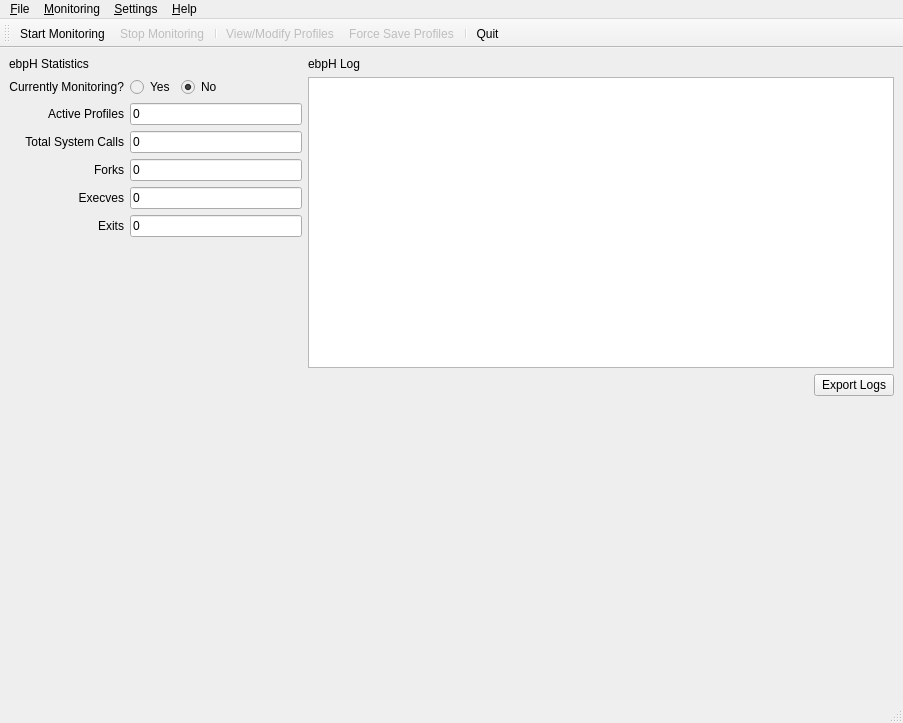
<?xml version="1.0" encoding="UTF-8"?>
<ui version="4.0">
 <author>William Findlay</author>
 <class>MainWindow</class>
 <widget class="QMainWindow" name="MainWindow">
  <property name="geometry">
   <rect>
    <x>0</x>
    <y>0</y>
    <width>903</width>
    <height>723</height>
   </rect>
  </property>
  <property name="windowTitle">
   <string>ebpH</string>
  </property>
  <property name="windowIcon">
   <iconset resource="resources.qrc">
    <normaloff>:/img/assets/img/logos/favicon.png</normaloff>:/img/assets/img/logos/favicon.png</iconset>
  </property>
  <property name="windowOpacity">
   <double>1.000000000000000</double>
  </property>
  <property name="toolButtonStyle">
   <enum>Qt::ToolButtonIconOnly</enum>
  </property>
  <widget class="QWidget" name="centralwidget">
   <property name="styleSheet">
    <string notr="true">#centralwidget{
background: #eee;
background-image: url(:/img/assets/img/logos/logo_transparent.png);
background-repeat: no-repeat;
background-position: bottom left;
}</string>
   </property>
   <layout class="QGridLayout" name="gridLayout">
    <item row="2" column="1">
     <layout class="QVBoxLayout" name="verticalLayout_2" stretch="0,0,0">
      <item>
       <widget class="QPlainTextEdit" name="event_log">
        <property name="sizePolicy">
         <sizepolicy hsizetype="Preferred" vsizetype="Expanding">
          <horstretch>0</horstretch>
          <verstretch>1</verstretch>
         </sizepolicy>
        </property>
        <property name="font">
         <font>
          <family>Monospace</family>
         </font>
        </property>
        <property name="statusTip">
         <string>ebpH event log</string>
        </property>
        <property name="readOnly">
         <bool>true</bool>
        </property>
        <property name="backgroundVisible">
         <bool>false</bool>
        </property>
       </widget>
      </item>
      <item>
       <layout class="QHBoxLayout" name="horizontalLayout_2">
        <property name="topMargin">
         <number>0</number>
        </property>
        <item>
         <spacer name="horizontalSpacer_2">
          <property name="orientation">
           <enum>Qt::Horizontal</enum>
          </property>
          <property name="sizeHint" stdset="0">
           <size>
            <width>40</width>
            <height>20</height>
           </size>
          </property>
         </spacer>
        </item>
        <item>
         <widget class="QPushButton" name="export_logs_button">
          <property name="text">
           <string>Export Logs</string>
          </property>
         </widget>
        </item>
       </layout>
      </item>
      <item>
       <widget class="QWidget" name="chart_container" native="true">
        <property name="sizePolicy">
         <sizepolicy hsizetype="Preferred" vsizetype="Preferred">
          <horstretch>0</horstretch>
          <verstretch>1</verstretch>
         </sizepolicy>
        </property>
       </widget>
      </item>
     </layout>
    </item>
    <item row="0" column="1">
     <widget class="QLabel" name="label">
      <property name="sizePolicy">
       <sizepolicy hsizetype="Preferred" vsizetype="Preferred">
        <horstretch>2</horstretch>
        <verstretch>0</verstretch>
       </sizepolicy>
      </property>
      <property name="text">
       <string>ebpH Log</string>
      </property>
     </widget>
    </item>
    <item row="2" column="0">
     <layout class="QVBoxLayout" name="verticalLayout">
      <property name="topMargin">
       <number>0</number>
      </property>
      <property name="bottomMargin">
       <number>0</number>
      </property>
      <item>
       <layout class="QGridLayout" name="gridLayout_4">
        <property name="topMargin">
         <number>0</number>
        </property>
        <item row="4" column="1">
         <widget class="QLineEdit" name="execve_count">
          <property name="text">
           <string>0</string>
          </property>
          <property name="readOnly">
           <bool>true</bool>
          </property>
         </widget>
        </item>
        <item row="5" column="1">
         <widget class="QLineEdit" name="exit_count">
          <property name="text">
           <string>0</string>
          </property>
          <property name="readOnly">
           <bool>true</bool>
          </property>
         </widget>
        </item>
        <item row="2" column="1">
         <widget class="QLineEdit" name="syscall_count">
          <property name="text">
           <string>0</string>
          </property>
          <property name="readOnly">
           <bool>true</bool>
          </property>
         </widget>
        </item>
        <item row="0" column="1">
         <layout class="QHBoxLayout" name="horizontalLayout">
          <item>
           <widget class="QRadioButton" name="monitoring_radio">
            <property name="enabled">
             <bool>false</bool>
            </property>
            <property name="styleSheet">
             <string notr="true">color:black;</string>
            </property>
            <property name="text">
             <string>Yes</string>
            </property>
            <property name="checkable">
             <bool>true</bool>
            </property>
           </widget>
          </item>
          <item>
           <widget class="QRadioButton" name="not_monitoring_radio">
            <property name="enabled">
             <bool>false</bool>
            </property>
            <property name="styleSheet">
             <string notr="true">color:black;</string>
            </property>
            <property name="text">
             <string>No</string>
            </property>
            <property name="checkable">
             <bool>true</bool>
            </property>
            <property name="checked">
             <bool>true</bool>
            </property>
           </widget>
          </item>
          <item>
           <spacer name="horizontalSpacer">
            <property name="orientation">
             <enum>Qt::Horizontal</enum>
            </property>
            <property name="sizeHint" stdset="0">
             <size>
              <width>40</width>
              <height>20</height>
             </size>
            </property>
           </spacer>
          </item>
         </layout>
        </item>
        <item row="0" column="0">
         <widget class="QLabel" name="label_5">
          <property name="text">
           <string>Currently Monitoring?</string>
          </property>
          <property name="alignment">
           <set>Qt::AlignRight|Qt::AlignTrailing|Qt::AlignVCenter</set>
          </property>
         </widget>
        </item>
        <item row="4" column="0">
         <widget class="QLabel" name="label_7">
          <property name="text">
           <string>Execves</string>
          </property>
          <property name="alignment">
           <set>Qt::AlignRight|Qt::AlignTrailing|Qt::AlignVCenter</set>
          </property>
         </widget>
        </item>
        <item row="3" column="1">
         <widget class="QLineEdit" name="fork_count">
          <property name="text">
           <string>0</string>
          </property>
          <property name="readOnly">
           <bool>true</bool>
          </property>
         </widget>
        </item>
        <item row="5" column="0">
         <widget class="QLabel" name="label_8">
          <property name="text">
           <string>Exits</string>
          </property>
          <property name="alignment">
           <set>Qt::AlignRight|Qt::AlignTrailing|Qt::AlignVCenter</set>
          </property>
         </widget>
        </item>
        <item row="2" column="0">
         <widget class="QLabel" name="label_4">
          <property name="text">
           <string>Total System Calls</string>
          </property>
          <property name="alignment">
           <set>Qt::AlignRight|Qt::AlignTrailing|Qt::AlignVCenter</set>
          </property>
         </widget>
        </item>
        <item row="3" column="0">
         <widget class="QLabel" name="label_6">
          <property name="text">
           <string>Forks</string>
          </property>
          <property name="alignment">
           <set>Qt::AlignRight|Qt::AlignTrailing|Qt::AlignVCenter</set>
          </property>
         </widget>
        </item>
        <item row="1" column="0">
         <widget class="QLabel" name="label_3">
          <property name="text">
           <string>Active Profiles</string>
          </property>
          <property name="alignment">
           <set>Qt::AlignRight|Qt::AlignTrailing|Qt::AlignVCenter</set>
          </property>
         </widget>
        </item>
        <item row="1" column="1">
         <widget class="QLineEdit" name="profile_count">
          <property name="text">
           <string>0</string>
          </property>
          <property name="readOnly">
           <bool>true</bool>
          </property>
         </widget>
        </item>
       </layout>
      </item>
      <item>
       <spacer name="verticalSpacer">
        <property name="orientation">
         <enum>Qt::Vertical</enum>
        </property>
        <property name="sizeHint" stdset="0">
         <size>
          <width>20</width>
          <height>40</height>
         </size>
        </property>
       </spacer>
      </item>
     </layout>
    </item>
    <item row="0" column="0">
     <widget class="QLabel" name="label_2">
      <property name="sizePolicy">
       <sizepolicy hsizetype="Preferred" vsizetype="Preferred">
        <horstretch>1</horstretch>
        <verstretch>0</verstretch>
       </sizepolicy>
      </property>
      <property name="text">
       <string>ebpH Statistics</string>
      </property>
     </widget>
    </item>
   </layout>
  </widget>
  <widget class="QMenuBar" name="menubar">
   <property name="geometry">
    <rect>
     <x>0</x>
     <y>0</y>
     <width>903</width>
     <height>29</height>
    </rect>
   </property>
   <widget class="QMenu" name="menu_File">
    <property name="title">
     <string>&amp;File</string>
    </property>
    <widget class="QMenu" name="menuExport">
     <property name="title">
      <string>&amp;Export</string>
     </property>
     <addaction name="actionExport_Logs"/>
    </widget>
    <addaction name="action_Force_Save_Profiles"/>
    <addaction name="menuExport"/>
    <addaction name="separator"/>
    <addaction name="action_Quit"/>
   </widget>
   <widget class="QMenu" name="menu_Settings">
    <property name="title">
     <string>&amp;Settings</string>
    </property>
    <addaction name="action_Preferences"/>
   </widget>
   <widget class="QMenu" name="menu_Help">
    <property name="title">
     <string>&amp;Help</string>
    </property>
    <addaction name="actionebpH_Help"/>
    <addaction name="separator"/>
    <addaction name="action_About"/>
   </widget>
   <widget class="QMenu" name="menu_Actions">
    <property name="title">
     <string>&amp;Monitoring</string>
    </property>
    <addaction name="action_Start_Monitoring"/>
    <addaction name="action_Stop_Monitoring"/>
    <addaction name="separator"/>
    <addaction name="action_View_Modify_Profile"/>
   </widget>
   <addaction name="menu_File"/>
   <addaction name="menu_Actions"/>
   <addaction name="menu_Settings"/>
   <addaction name="menu_Help"/>
  </widget>
  <widget class="QStatusBar" name="statusbar"/>
  <widget class="QToolBar" name="toolBar">
   <property name="windowTitle">
    <string>toolBar</string>
   </property>
   <property name="layoutDirection">
    <enum>Qt::LeftToRight</enum>
   </property>
   <property name="toolButtonStyle">
    <enum>Qt::ToolButtonTextBesideIcon</enum>
   </property>
   <attribute name="toolBarArea">
    <enum>TopToolBarArea</enum>
   </attribute>
   <attribute name="toolBarBreak">
    <bool>false</bool>
   </attribute>
   <addaction name="action_Start_Monitoring"/>
   <addaction name="action_Stop_Monitoring"/>
   <addaction name="separator"/>
   <addaction name="action_View_Modify_Profile"/>
   <addaction name="action_Force_Save_Profiles"/>
   <addaction name="separator"/>
   <addaction name="action_Quit"/>
  </widget>
  <action name="action_About">
   <property name="text">
    <string>&amp;About ebpH</string>
   </property>
  </action>
  <action name="actionebpH_Help">
   <property name="text">
    <string>ebpH &amp;Help</string>
   </property>
   <property name="shortcut">
    <string>Ctrl+H</string>
   </property>
  </action>
  <action name="action_Quit">
   <property name="icon">
    <iconset resource="resources.qrc">
     <normaloff>:/img/assets/img/icons/delete.png</normaloff>:/img/assets/img/icons/delete.png</iconset>
   </property>
   <property name="text">
    <string>&amp;Quit</string>
   </property>
   <property name="statusTip">
    <string>Exit the application</string>
   </property>
   <property name="shortcut">
    <string>Ctrl+Q</string>
   </property>
  </action>
  <action name="action_Start_Monitoring">
   <property name="icon">
    <iconset resource="resources.qrc">
     <normaloff>:/img/assets/img/icons/eye.png</normaloff>:/img/assets/img/icons/eye.png</iconset>
   </property>
   <property name="text">
    <string>&amp;Start Monitoring</string>
   </property>
   <property name="statusTip">
    <string>Start monitoring processes</string>
   </property>
   <property name="shortcut">
    <string>Ctrl+M</string>
   </property>
  </action>
  <action name="action_Stop_Monitoring">
   <property name="enabled">
    <bool>false</bool>
   </property>
   <property name="icon">
    <iconset resource="resources.qrc">
     <normaloff>:/img/assets/img/icons/hide.png</normaloff>:/img/assets/img/icons/hide.png</iconset>
   </property>
   <property name="text">
    <string>&amp;Stop Monitoring</string>
   </property>
   <property name="statusTip">
    <string>Stop monitoring processes</string>
   </property>
   <property name="shortcut">
    <string>Ctrl+M</string>
   </property>
  </action>
  <action name="action_View_Modify_Profile">
   <property name="enabled">
    <bool>false</bool>
   </property>
   <property name="icon">
    <iconset resource="resources.qrc">
     <normaloff>:/img/assets/img/icons/browser.png</normaloff>:/img/assets/img/icons/browser.png</iconset>
   </property>
   <property name="text">
    <string>View/Modify &amp;Profiles</string>
   </property>
   <property name="shortcut">
    <string>Ctrl+Shift+P</string>
   </property>
  </action>
  <action name="action_Force_Save_Profiles">
   <property name="enabled">
    <bool>false</bool>
   </property>
   <property name="icon">
    <iconset resource="resources.qrc">
     <normaloff>:/img/assets/img/icons/copy.png</normaloff>:/img/assets/img/icons/copy.png</iconset>
   </property>
   <property name="text">
    <string>Force &amp;Save Profiles</string>
   </property>
   <property name="shortcut">
    <string>Ctrl+S</string>
   </property>
  </action>
  <action name="action_Preferences">
   <property name="text">
    <string>&amp;Preferences</string>
   </property>
  </action>
  <action name="actionExport_Logs">
   <property name="text">
    <string>Export &amp;Logs</string>
   </property>
   <property name="shortcut">
    <string>Ctrl+E</string>
   </property>
  </action>
 </widget>
 <resources>
  <include location="resources.qrc"/>
 </resources>
 <connections>
  <connection>
   <sender>action_Quit</sender>
   <signal>triggered()</signal>
   <receiver>MainWindow</receiver>
   <slot>close()</slot>
   <hints>
    <hint type="sourcelabel">
     <x>-1</x>
     <y>-1</y>
    </hint>
    <hint type="destinationlabel">
     <x>399</x>
     <y>299</y>
    </hint>
   </hints>
  </connection>
 </connections>
</ui>
